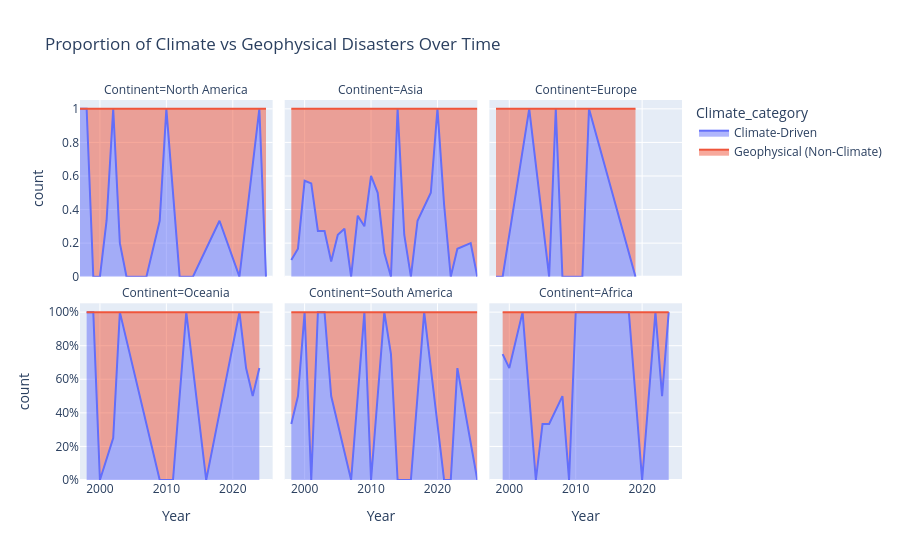

Here is the notebook cell this chart was saved with:
### Markdown cell above
Create a pivot table

### Code cell
# Year as index, Continents/Categories as columns
prop_data = df.groupby(['Year', 'Continent', 'Climate_category']).size().unstack(fill_value=0).reset_index()

# Calculate percentages (Climate vs Non-Climate)
prop_data['Total'] = prop_data['Climate-Driven'] + prop_data['Geophysical (Non-Climate)']
prop_data['Climate_Pct'] = (prop_data['Climate-Driven'] / prop_data['Total']) * 100
prop_data['Geo_Pct'] = (prop_data['Geophysical (Non-Climate)'] / prop_data['Total']) * 100

# Plotting with Plotly for easier 100% stacking by continent
fig = px.area(
    df.groupby(['Year', 'Continent', 'Climate_category']).size().reset_index(name='count'), 
    x="Year", 
    y="count", 
    color="Climate_category", 
    facet_col="Continent", 
    facet_col_wrap=3,
    groupnorm='fraction', 
    title="Proportion of Climate vs Geophysical Disasters Over Time"
)

fig.update_layout(yaxis_tickformat='.0%')
fig.show()

### Figure 1 — Plotly figure (JSON) as saved in the notebook; plotly's stock layout.template omitted (floating-point values rounded to 4 significant figures)
{"data": [{"fillpattern": {"shape": ""}, "groupnorm": "fraction", "hovertemplate": "Climate_category=Climate-Driven<br>Continent=North America<br>Year=%{x}<br>count=%{y}<extra></extra>", "legendgroup": "Climate-Driven", "line": {"color": "#636efa"}, "marker": {"symbol": "circle"}, "mode": "lines", "name": "Climate-Driven", "orientation": "v", "showlegend": true, "stackgroup": "1", "type": "scatter", "x": [1997, 1998, 2001, 2002, 2003, 2009, 2010, 2011, 2018, 2024], "xaxis": "x4", "y": [1, 2, 1, 1, 1, 2, 2, 1, 1, 1], "yaxis": "y4"}, {"fillpattern": {"shape": ""}, "groupnorm": "fraction", "hovertemplate": "Climate_category=Climate-Driven<br>Continent=Asia<br>Year=%{x}<br>count=%{y}<extra></extra>", "legendgroup": "Climate-Driven", "line": {"color": "#636efa"}, "marker": {"symbol": "circle"}, "mode": "lines", "name": "Climate-Driven", "orientation": "v", "showlegend": false, "stackgroup": "1", "type": "scatter", "x": [1998, 1999, 2000, 2001, 2002, 2003, 2004, 2005, 2006, 2008, 2009, 2010, 2011, 2012, 2014, 2015, 2017, 2019, 2020, 2021, 2023, 2025], "xaxis": "x5", "y": [1, 2, 8, 5, 3, 3, 1, 2, 2, 4, 3, 3, 1, 1, 1, 1, 1, 2, 1, 3, 1, 1], "yaxis": "y5"}, {"fillpattern": {"shape": ""}, "groupnorm": "fraction", "hovertemplate": "Climate_category=Climate-Driven<br>Continent=Europe<br>Year=%{x}<br>count=%{y}<extra></extra>", "legendgroup": "Climate-Driven", "line": {"color": "#636efa"}, "marker": {"symbol": "circle"}, "mode": "lines", "name": "Climate-Driven", "orientation": "v", "showlegend": false, "stackgroup": "1", "type": "scatter", "x": [2003, 2007, 2012], "xaxis": "x6", "y": [1, 2, 1], "yaxis": "y6"}, {"fillpattern": {"shape": ""}, "groupnorm": "fraction", "hovertemplate": "Climate_category=Climate-Driven<br>Continent=Oceania<br>Year=%{x}<br>count=%{y}<extra></extra>", "legendgroup": "Climate-Driven", "line": {"color": "#636efa"}, "marker": {"symbol": "circle"}, "mode": "lines", "name": "Climate-Driven", "orientation": "v", "showlegend": false, "stackgroup": "1", "type": "scatter", "x": [1998, 1999, 2002, 2003, 2013, 2021, 2022, 2023, 2024], "xaxis": "x", "y": [2, 1, 1, 2, 1, 1, 2, 1, 2], "yaxis": "y"}, {"fillpattern": {"shape": ""}, "groupnorm": "fraction", "hovertemplate": "Climate_category=Climate-Driven<br>Continent=South America<br>Year=%{x}<br>count=%{y}<extra></extra>", "legendgroup": "Climate-Driven", "line": {"color": "#636efa"}, "marker": {"symbol": "circle"}, "mode": "lines", "name": "Climate-Driven", "orientation": "v", "showlegend": false, "stackgroup": "1", "type": "scatter", "x": [1998, 1999, 2000, 2002, 2003, 2004, 2005, 2008, 2009, 2012, 2013, 2018, 2023], "xaxis": "x2", "y": [1, 1, 1, 1, 1, 1, 1, 2, 4, 2, 3, 1, 2], "yaxis": "y2"}, {"fillpattern": {"shape": ""}, "groupnorm": "fraction", "hovertemplate": "Climate_category=Climate-Driven<br>Continent=Africa<br>Year=%{x}<br>count=%{y}<extra></extra>", "legendgroup": "Climate-Driven", "line": {"color": "#636efa"}, "marker": {"symbol": "circle"}, "mode": "lines", "name": "Climate-Driven", "orientation": "v", "showlegend": false, "stackgroup": "1", "type": "scatter", "x": [1999, 2000, 2002, 2003, 2005, 2006, 2008, 2010, 2013, 2017, 2018, 2022, 2023, 2024], "xaxis": "x3", "y": [3, 2, 1, 1, 1, 1, 1, 1, 1, 1, 1, 4, 1, 155], "yaxis": "y3"}, {"fillpattern": {"shape": ""}, "groupnorm": "fraction", "hovertemplate": "Climate_category=Geophysical (Non-Climate)<br>Continent=North America<br>Year=%{x}<br>count=%{y}<extra></extra>", "legendgroup": "Geophysical (Non-Climate)", "line": {"color": "#EF553B"}, "marker": {"symbol": "circle"}, "mode": "lines", "name": "Geophysical (Non-Climate)", "orientation": "v", "showlegend": true, "stackgroup": "1", "type": "scatter", "x": [1999, 2000, 2001, 2003, 2004, 2007, 2009, 2011, 2012, 2014, 2018, 2021, 2025], "xaxis": "x4", "y": [3, 2, 2, 4, 1, 1, 4, 1, 1, 2, 2, 1, 1], "yaxis": "y4"}, {"fillpattern": {"shape": ""}, "groupnorm": "fraction", "hovertemplate": "Climate_category=Geophysical (Non-Climate)<br>Continent=Asia<br>Year=%{x}<br>count=%{y}<extra></extra>", "legendgroup": "Geophysical (Non-Climate)", "line": {"color": "#EF553B"}, "marker": {"symbol": "circle"}, "mode": "lines", "name": "Geophysical (Non-Climate)", "orientation": "v", "showlegend": false, "stackgroup": "1", "type": "scatter", "x": [1998, 1999, 2000, 2001, 2002, 2003, 2004, 2005, 2006, 2007, 2008, 2009, 2010, 2011, 2012, 2013, 2015, 2016, 2017, 2019, 2021, 2022, 2023, 2025, 2026], "xaxis": "x5", "y": [9, 10, 6, 4, 8, 8, 10, 6, 5, 2, 7, 7, 2, 1, 6, 8, 3, 2, 2, 2, 4, 7, 5, 4, 149], "yaxis": "y5"}, {"fillpattern": {"shape": ""}, "groupnorm": "fraction", "hovertemplate": "Climate_category=Geophysical (Non-Climate)<br>Continent=Europe<br>Year=%{x}<br>count=%{y}<extra></extra>", "legendgroup": "Geophysical (Non-Climate)", "line": {"color": "#EF553B"}, "marker": {"symbol": "circle"}, "mode": "lines", "name": "Geophysical (Non-Climate)", "orientation": "v", "showlegend": false, "stackgroup": "1", "type": "scatter", "x": [1998, 1999, 2006, 2008, 2009, 2010, 2011, 2019], "xaxis": "x6", "y": [1, 1, 1, 1, 2, 1, 1, 1], "yaxis": "y6"}, {"fillpattern": {"shape": ""}, "groupnorm": "fraction", "hovertemplate": "Climate_category=Geophysical (Non-Climate)<br>Continent=Oceania<br>Year=%{x}<br>count=%{y}<extra></extra>", "legendgroup": "Geophysical (Non-Climate)", "line": {"color": "#EF553B"}, "marker": {"symbol": "circle"}, "mode": "lines", "name": "Geophysical (Non-Climate)", "orientation": "v", "showlegend": false, "stackgroup": "1", "type": "scatter", "x": [2000, 2002, 2009, 2010, 2011, 2016, 2022, 2023, 2024], "xaxis": "x", "y": [1, 3, 1, 1, 1, 1, 1, 1, 1], "yaxis": "y"}, {"fillpattern": {"shape": ""}, "groupnorm": "fraction", "hovertemplate": "Climate_category=Geophysical (Non-Climate)<br>Continent=South America<br>Year=%{x}<br>count=%{y}<extra></extra>", "legendgroup": "Geophysical (Non-Climate)", "line": {"color": "#EF553B"}, "marker": {"symbol": "circle"}, "mode": "lines", "name": "Geophysical (Non-Climate)", "orientation": "v", "showlegend": false, "stackgroup": "1", "type": "scatter", "x": [1998, 1999, 2001, 2004, 2005, 2007, 2008, 2010, 2013, 2014, 2015, 2016, 2021, 2022, 2023, 2026], "xaxis": "x2", "y": [2, 1, 1, 1, 2, 2, 2, 1, 1, 1, 1, 2, 1, 1, 1, 149], "yaxis": "y2"}, {"fillpattern": {"shape": ""}, "groupnorm": "fraction", "hovertemplate": "Climate_category=Geophysical (Non-Climate)<br>Continent=Africa<br>Year=%{x}<br>count=%{y}<extra></extra>", "legendgroup": "Geophysical (Non-Climate)", "line": {"color": "#EF553B"}, "marker": {"symbol": "circle"}, "mode": "lines", "name": "Geophysical (Non-Climate)", "orientation": "v", "showlegend": false, "stackgroup": "1", "type": "scatter", "x": [1999, 2000, 2003, 2004, 2005, 2006, 2008, 2009, 2020, 2023], "xaxis": "x3", "y": [1, 1, 1, 1, 2, 2, 1, 1, 1, 1], "yaxis": "y3"}], "layout": {"annotations": [{"font": {}, "showarrow": false, "text": "Continent=Oceania", "x": 0.16, "xanchor": "center", "xref": "paper", "y": 0.465, "yanchor": "bottom", "yref": "paper"}, {"font": {}, "showarrow": false, "text": "Continent=South America", "x": 0.5, "xanchor": "center", "xref": "paper", "y": 0.465, "yanchor": "bottom", "yref": "paper"}, {"font": {}, "showarrow": false, "text": "Continent=Africa", "x": 0.84, "xanchor": "center", "xref": "paper", "y": 0.465, "yanchor": "bottom", "yref": "paper"}, {"font": {}, "showarrow": false, "text": "Continent=North America", "x": 0.16, "xanchor": "center", "xref": "paper", "y": 1.0, "yanchor": "bottom", "yref": "paper"}, {"font": {}, "showarrow": false, "text": "Continent=Asia", "x": 0.5, "xanchor": "center", "xref": "paper", "y": 1.0, "yanchor": "bottom", "yref": "paper"}, {"font": {}, "showarrow": false, "text": "Continent=Europe", "x": 0.84, "xanchor": "center", "xref": "paper", "y": 1.0, "yanchor": "bottom", "yref": "paper"}], "legend": {"title": {"text": "Climate_category"}, "tracegroupgap": 0}, "title": {"text": "Proportion of Climate vs Geophysical Disasters Over Time"}, "xaxis": {"anchor": "y", "domain": [0, 0.32], "title": {"text": "Year"}}, "xaxis2": {"anchor": "y2", "domain": [0.34, 0.66], "matches": "x", "title": {"text": "Year"}}, "xaxis3": {"anchor": "y3", "domain": [0.68, 1.0], "matches": "x", "title": {"text": "Year"}}, "xaxis4": {"anchor": "y4", "domain": [0, 0.32], "matches": "x", "showticklabels": false}, "xaxis5": {"anchor": "y5", "domain": [0.34, 0.66], "matches": "x", "showticklabels": false}, "xaxis6": {"anchor": "y6", "domain": [0.68, 1.0], "matches": "x", "showticklabels": false}, "yaxis": {"anchor": "x", "domain": [0, 0.465], "tickformat": ".0%", "title": {"text": "count"}}, "yaxis2": {"anchor": "x2", "domain": [0, 0.465], "matches": "y", "showticklabels": false}, "yaxis3": {"anchor": "x3", "domain": [0, 0.465], "matches": "y", "showticklabels": false}, "yaxis4": {"anchor": "x4", "domain": [0.535, 1.0], "matches": "y", "title": {"text": "count"}}, "yaxis5": {"anchor": "x5", "domain": [0.535, 1.0], "matches": "y", "showticklabels": false}, "yaxis6": {"anchor": "x6", "domain": [0.535, 1.0], "matches": "y", "showticklabels": false}}}
